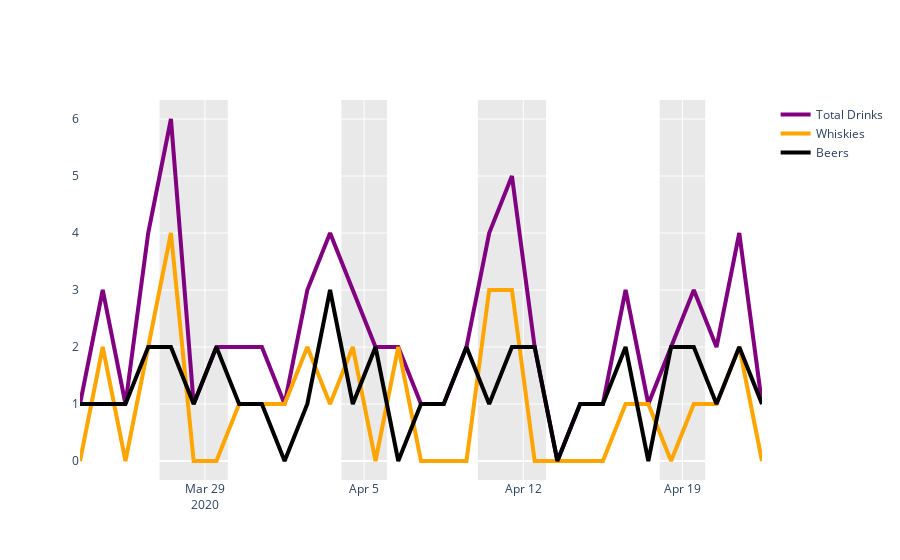

Here is the notebook cell this chart was saved with:
### Code cell
fig = go.Figure()

fig.add_trace(go.Scatter(x=days_df["Day"], y=days_df["Whiskies"] + days_df["Beers"], name = 'Total Drinks',
                         line=dict(color='purple', width=4)))
fig.add_trace(go.Scatter(x=days_df["Day"], y=days_df["Whiskies"], name = 'Whiskies',
                         line=dict(color='orange', width=4)))
fig.add_trace(go.Scatter(x=days_df["Day"], y=days_df["Beers"], name='Beers',
                         line=dict(color='black', width=4)))

dicts = []

def getDicts(start, end):
    wknd = dict(
                type="rect",
                xref="x",
                yref="paper",
                x0=start,
                y0=0,
                x1=end,
                y1=1,
                fillcolor="lightgray",
                opacity=0.5,
                layer="below",
                line_width=0,
            )
    dicts.append(wknd)

for w in weekends:
    s = w.split(",")[0]
    e = w.split(",")[1]
    getDicts(s, e)
    
fig.update_layout(
    paper_bgcolor='rgba(0,0,0,0)',
    plot_bgcolor='rgba(0,0,0,0)',
    shapes=dicts
)


fig.show()

### Figure 1 — Plotly figure (JSON) as saved in the notebook; plotly's stock layout.template omitted (floating-point values rounded to 4 significant figures)
{"data": [{"line": {"color": "purple", "width": 4}, "name": "Total Drinks", "type": "scatter", "x": ["2020-03-23T12:00:00", "2020-03-24T12:00:00", "2020-03-25T12:00:00", "2020-03-26T12:00:00", "2020-03-27T12:00:00", "2020-03-28T12:00:00", "2020-03-29T12:00:00", "2020-03-30T12:00:00", "2020-03-31T12:00:00", "2020-04-01T12:00:00", "2020-04-02T12:00:00", "2020-04-03T12:00:00", "2020-04-04T12:00:00", "2020-04-05T12:00:00", "2020-04-06T12:00:00", "2020-04-07T12:00:00", "2020-04-08T12:00:00", "2020-04-09T12:00:00", "2020-04-10T12:00:00", "2020-04-11T12:00:00", "2020-04-12T12:00:00", "2020-04-13T12:00:00", "2020-04-14T12:00:00", "2020-04-15T12:00:00", "2020-04-16T12:00:00", "2020-04-17T12:00:00", "2020-04-18T12:00:00", "2020-04-19T12:00:00", "2020-04-20T12:00:00", "2020-04-21T12:00:00", "2020-04-22T12:00:00"], "y": [1, 3, 1, 4, 6, 1, 2, 2, 2, 1, 3, 4, 3, 2, 2, 1, 1, 2, 4, 5, 2, 0, 1, 1, 3, 1, 2, 3, 2, 4, 1]}, {"line": {"color": "orange", "width": 4}, "name": "Whiskies", "type": "scatter", "x": ["2020-03-23T12:00:00", "2020-03-24T12:00:00", "2020-03-25T12:00:00", "2020-03-26T12:00:00", "2020-03-27T12:00:00", "2020-03-28T12:00:00", "2020-03-29T12:00:00", "2020-03-30T12:00:00", "2020-03-31T12:00:00", "2020-04-01T12:00:00", "2020-04-02T12:00:00", "2020-04-03T12:00:00", "2020-04-04T12:00:00", "2020-04-05T12:00:00", "2020-04-06T12:00:00", "2020-04-07T12:00:00", "2020-04-08T12:00:00", "2020-04-09T12:00:00", "2020-04-10T12:00:00", "2020-04-11T12:00:00", "2020-04-12T12:00:00", "2020-04-13T12:00:00", "2020-04-14T12:00:00", "2020-04-15T12:00:00", "2020-04-16T12:00:00", "2020-04-17T12:00:00", "2020-04-18T12:00:00", "2020-04-19T12:00:00", "2020-04-20T12:00:00", "2020-04-21T12:00:00", "2020-04-22T12:00:00"], "y": [0, 2, 0, 2, 4, 0, 0, 1, 1, 1, 2, 1, 2, 0, 2, 0, 0, 0, 3, 3, 0, 0, 0, 0, 1, 1, 0, 1, 1, 2, 0]}, {"line": {"color": "black", "width": 4}, "name": "Beers", "type": "scatter", "x": ["2020-03-23T12:00:00", "2020-03-24T12:00:00", "2020-03-25T12:00:00", "2020-03-26T12:00:00", "2020-03-27T12:00:00", "2020-03-28T12:00:00", "2020-03-29T12:00:00", "2020-03-30T12:00:00", "2020-03-31T12:00:00", "2020-04-01T12:00:00", "2020-04-02T12:00:00", "2020-04-03T12:00:00", "2020-04-04T12:00:00", "2020-04-05T12:00:00", "2020-04-06T12:00:00", "2020-04-07T12:00:00", "2020-04-08T12:00:00", "2020-04-09T12:00:00", "2020-04-10T12:00:00", "2020-04-11T12:00:00", "2020-04-12T12:00:00", "2020-04-13T12:00:00", "2020-04-14T12:00:00", "2020-04-15T12:00:00", "2020-04-16T12:00:00", "2020-04-17T12:00:00", "2020-04-18T12:00:00", "2020-04-19T12:00:00", "2020-04-20T12:00:00", "2020-04-21T12:00:00", "2020-04-22T12:00:00"], "y": [1, 1, 1, 2, 2, 1, 2, 1, 1, 0, 1, 3, 1, 2, 0, 1, 1, 2, 1, 2, 2, 0, 1, 1, 2, 0, 2, 2, 1, 2, 1]}], "layout": {"paper_bgcolor": "rgba(0,0,0,0)", "plot_bgcolor": "rgba(0,0,0,0)", "shapes": [{"fillcolor": "lightgray", "layer": "below", "line": {"width": 0}, "opacity": 0.5, "type": "rect", "x0": "2020-03-27", "x1": "2020-03-30", "xref": "x", "y0": 0, "y1": 1, "yref": "paper"}, {"fillcolor": "lightgray", "layer": "below", "line": {"width": 0}, "opacity": 0.5, "type": "rect", "x0": "2020-04-04", "x1": "2020-04-06", "xref": "x", "y0": 0, "y1": 1, "yref": "paper"}, {"fillcolor": "lightgray", "layer": "below", "line": {"width": 0}, "opacity": 0.5, "type": "rect", "x0": "2020-04-10", "x1": "2020-04-13", "xref": "x", "y0": 0, "y1": 1, "yref": "paper"}, {"fillcolor": "lightgray", "layer": "below", "line": {"width": 0}, "opacity": 0.5, "type": "rect", "x0": "2020-04-18", "x1": "2020-04-20", "xref": "x", "y0": 0, "y1": 1, "yref": "paper"}]}}
